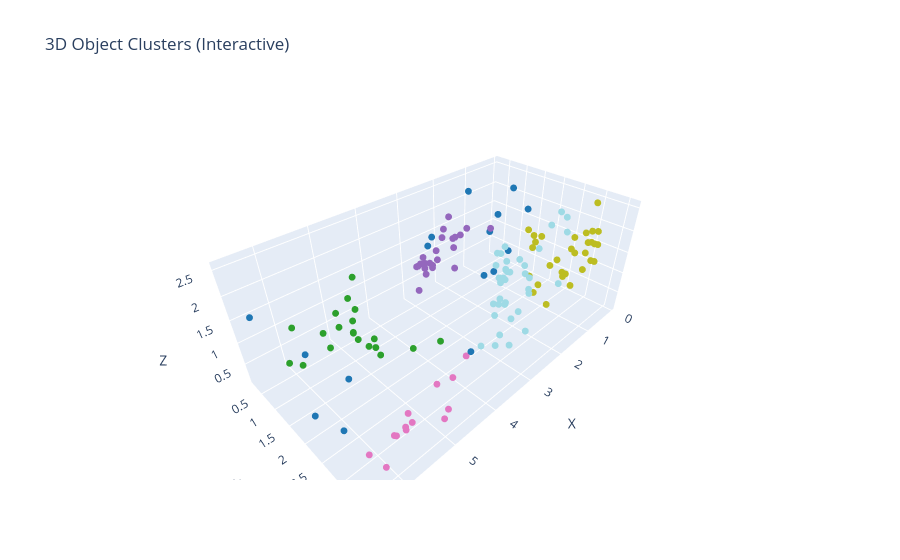

Notebook cell for this chart:
### Code cell
# Change: check the clustering
import plotly.graph_objects as go
import numpy as np

if object_to_regions:
    min_cluster_id = min(object_to_regions.values())
    max_cluster_id = max(object_to_regions.values())
    num_distinct_clusters = max_cluster_id - min_cluster_id + 1
else:
    min_cluster_id = 0
    num_distinct_clusters = 1 # Default to 1 if no regions are found

colors_cmap = plt.get_cmap('tab20', num_distinct_clusters)

x, y, z, color_list = [], [], [], []

for obj_id, centroid in object_to_centroid.items():
    x.append(centroid[0])
    y.append(centroid[1])
    z.append(centroid[2])

    cluster_id = object_to_regions.get(obj_id, min_cluster_id) # Use .get() with a default for robustness
    
    # Map the cluster_id to a 0-based index for the colormap
    # For example, if min_cluster_id is -1, then -1 becomes index 0, 0 becomes index 1, etc.
    color_index = cluster_id - min_cluster_id
    
    # Get the RGBA color from the colormap
    rgba_color = colors_cmap(color_index)
    
    # Format the color as a string suitable for Plotly's marker color
    # Plotly expects 'rgba(r,g,b,a)'
    color_list.append(f"rgba({int(rgba_color[0]*255)}, {int(rgba_color[1]*255)}, {int(rgba_color[2]*255)}, {rgba_color[3]})")

fig = go.Figure(data=[go.Scatter3d(
    x=x, y=y, z=z,
    mode='markers',
    marker=dict(size=4, color=color_list), # Use the correctly generated color_list
    text=[f'Object {obj_id}. Region {object_to_regions.get(obj_id, "N/A")}' for obj_id in object_to_centroid.keys()]
)])

fig.update_layout(
    title="3D Object Clusters (Interactive)",
    scene=dict(xaxis_title='X', yaxis_title='Y', zaxis_title='Z')
)
fig.show()
# k3d

### Figure 1 — Plotly figure (JSON) as saved in the notebook; plotly's stock layout.template omitted (floating-point values rounded to 4 significant figures; data arrays with more than 128 entries replaced by an {"elided": "..."} marker saying what was removed)
{"data": [{"marker": {"color": {"elided": "140 str values"}, "size": 4}, "mode": "markers", "text": {"elided": "140 str values"}, "type": "scatter3d", "x": {"elided": "140 float values"}, "y": {"elided": "140 float values"}, "z": {"elided": "140 float values"}}], "layout": {"scene": {"xaxis": {"title": {"text": "X"}}, "yaxis": {"title": {"text": "Y"}}, "zaxis": {"title": {"text": "Z"}}}, "title": {"text": "3D Object Clusters (Interactive)"}}}
